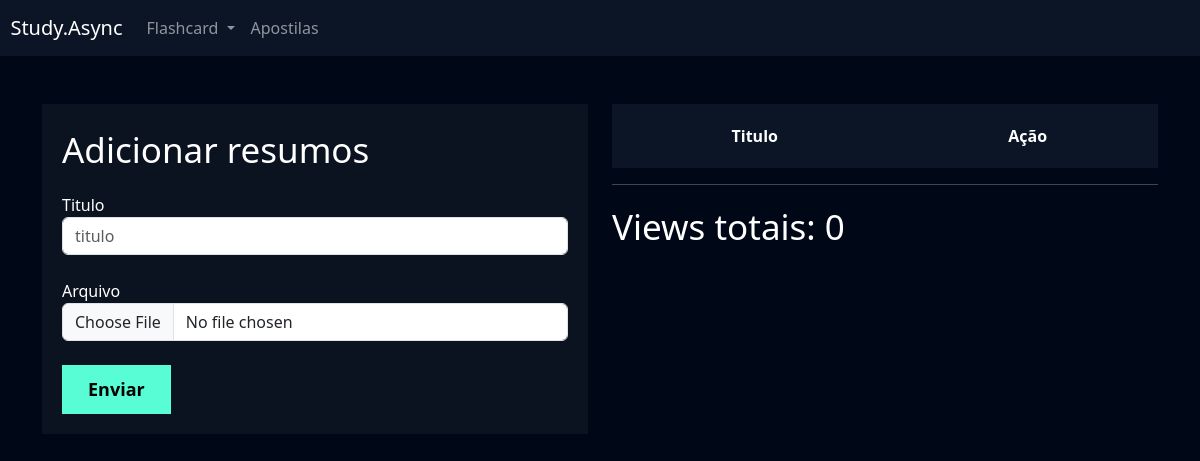
The page /apostilas/adicionar_apostilas/ (signed in) on the database as committed earlier.
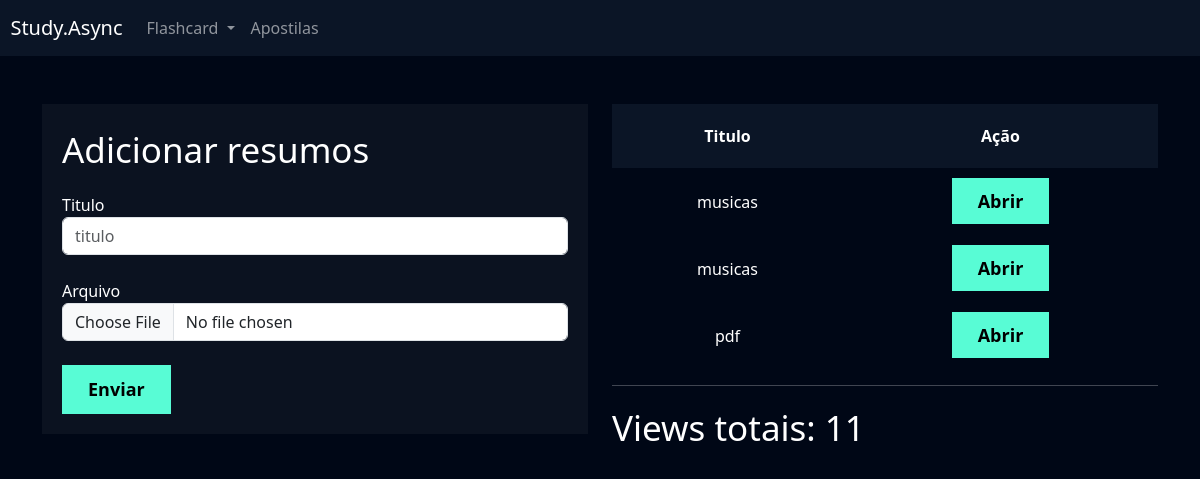
The same page on the database as committed later.
### apostilas/models.py (models this page shows, shortened)
class Apostila(models.Model):
    user = models.ForeignKey(User, on_delete=models.DO_NOTHING)
    titulo = models.CharField(max_length=100)
    arquivo = models.FileField(upload_to='apostilas')

### apostilas/views.py (the view, shortened to what this page needs)
def adicionar_apostilas(request):
    if request.method == 'GET':
        apostilas = Apostila.objects.filter(user=request.user)
        views_totais = ViewApostila.objects.filter(
            apostila__user=request.user
        ).count()
        return render(
            request,
            'adicionar_apostilas.html',
            {'apostilas': apostilas, 'views_totais': views_totais},
        )

### apostilas/templates/adicionar_apostilas.html (shortened to what this page needs)
{% extends "base/base.html" %}
{% load static %}
{% block 'head' %}
    <link href="{% static 'users/css/cadastro.css' %}" rel="stylesheet">
    <link href="{% static 'flashcard/css/novo_flashcard.css' %}" rel="stylesheet">
    <link href="{% static 'flashcard/css/iniciar_desafio.css' %}" rel="stylesheet">
    <link href="{% static 'flashcard/css/desafio.css' %}" rel="stylesheet">
    <link href='https://unpkg.com/boxicons@2.1.4/css/boxicons.min.css' rel='stylesheet'>
{% endblock 'head' %}
{% block 'conteudo' %}
    <div class="container">
        <br><br>
        <div class="row">
            <div class="col-md">
                <div class="box-form">
                    <form action="{% url 'apostilas:adicionar_apostilas' %}" method="POST" enctype='multipart/form-data'>{% csrf_token %}
                        <p class="fonte-secundaria">Adicionar resumos</p>
                        <label>Titulo</label>
                        <input type="text" name="titulo" placeholder="titulo" class="form-control">
                        <br>
                        <label>Arquivo</label>
                        <input type="file" name="arquivo" class="form-control">
                        <br>
                        <input type="submit" class="btn-cadastro" value="Enviar">
                    </form>
                </div>
            </div>
            <div class="col-md">
                <table>
                    <thead>
                      <tr>
                        <th scope="col">Titulo</th>
                        <th scope="col">Ação</th>
                      </tr>
                    </thead>
                    <tbody>
                        {% for apostila in apostilas %}
                        <tr class="linha">
                            <td>{{apostila.titulo}}</td>
                            <td><a href="{% url "apostilas:apostila" apostila.id %}" style="color: black; text-decoration: none;" class="btn-cadastro">Abrir</a></td>
                        </tr>
                    {% endfor %}
                    </tbody>
                  </table>
                  <hr>
                  <p class="fonte-secundaria">Views totais: {{ views_totais }} </p>
            </div>
        </div>
    </div>
{% endblock 'conteudo' %}

Rows that differ between the two databases and show on the page:
added Apostila: titulo "musicas"
added Apostila: titulo "musicas"
added Apostila: titulo "pdf"
Other text that changed with them:
{{ views_totais }}: "0" → "11"
